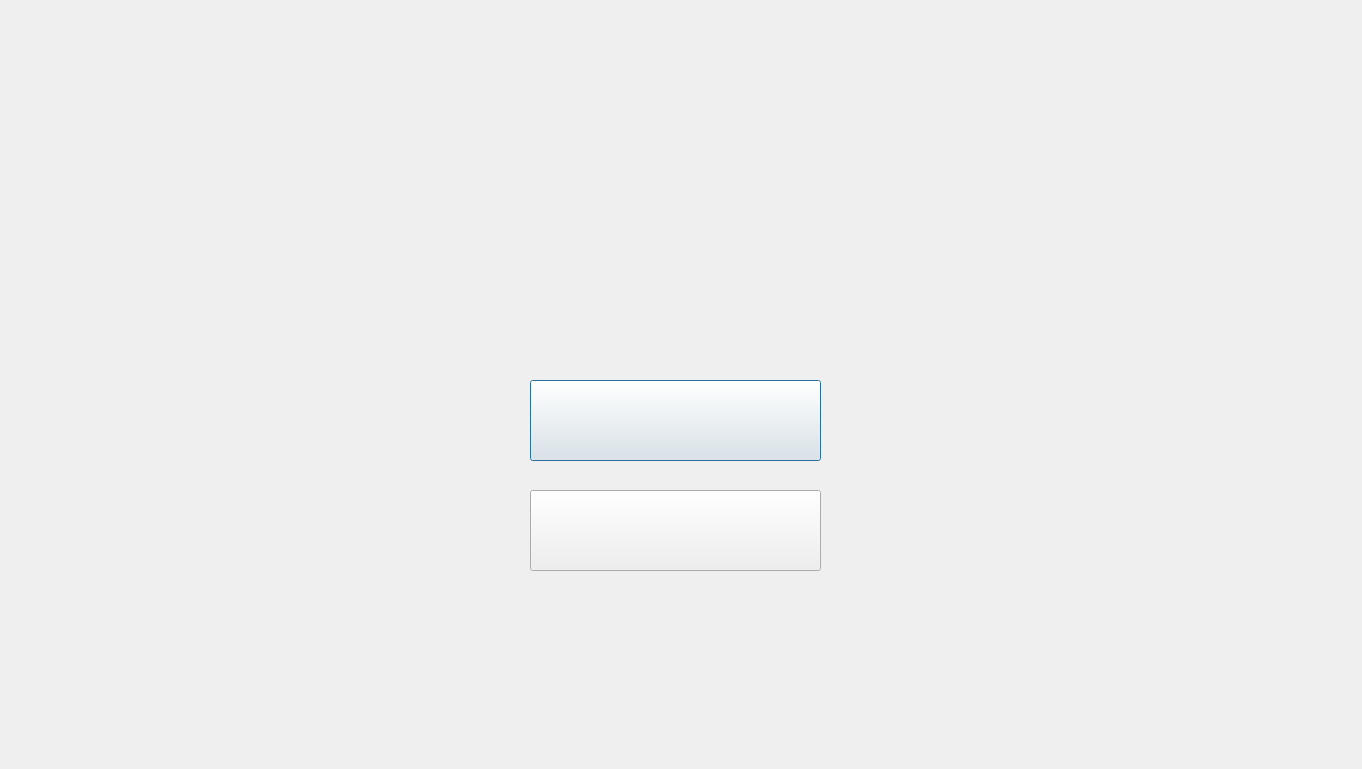
<?xml version="1.0" encoding="UTF-8"?>
<ui version="4.0">
 <class>Dialog</class>
 <widget class="QDialog" name="Dialog">
  <property name="geometry">
   <rect>
    <x>0</x>
    <y>0</y>
    <width>1362</width>
    <height>769</height>
   </rect>
  </property>
  <property name="windowTitle">
   <string>Dialog</string>
  </property>
  <widget class="QLabel" name="mainScreen">
   <property name="geometry">
    <rect>
     <x>0</x>
     <y>0</y>
     <width>1366</width>
     <height>768</height>
    </rect>
   </property>
   <property name="styleSheet">
    <string notr="true">background-image: url(:/images/background.jpg);
</string>
   </property>
   <property name="text">
    <string/>
   </property>
  </widget>
  <widget class="QPushButton" name="startButton">
   <property name="geometry">
    <rect>
     <x>530</x>
     <y>380</y>
     <width>291</width>
     <height>81</height>
    </rect>
   </property>
   <property name="styleSheet">
    <string notr="true">QPushButton{
	border-image: url(:/start/button1.png)
}</string>
   </property>
   <property name="text">
    <string/>
   </property>
  </widget>
  <widget class="QPushButton" name="settingsButton">
   <property name="geometry">
    <rect>
     <x>530</x>
     <y>490</y>
     <width>291</width>
     <height>81</height>
    </rect>
   </property>
   <property name="styleSheet">
    <string notr="true">QPushButton{
	border-image:url(:/start/settings.png)
}</string>
   </property>
   <property name="text">
    <string/>
   </property>
  </widget>
 </widget>
 <resources>
  <include location="../images/background.qrc"/>
  <include location="../images/button1.qrc"/>
 </resources>
 <connections/>
</ui>
